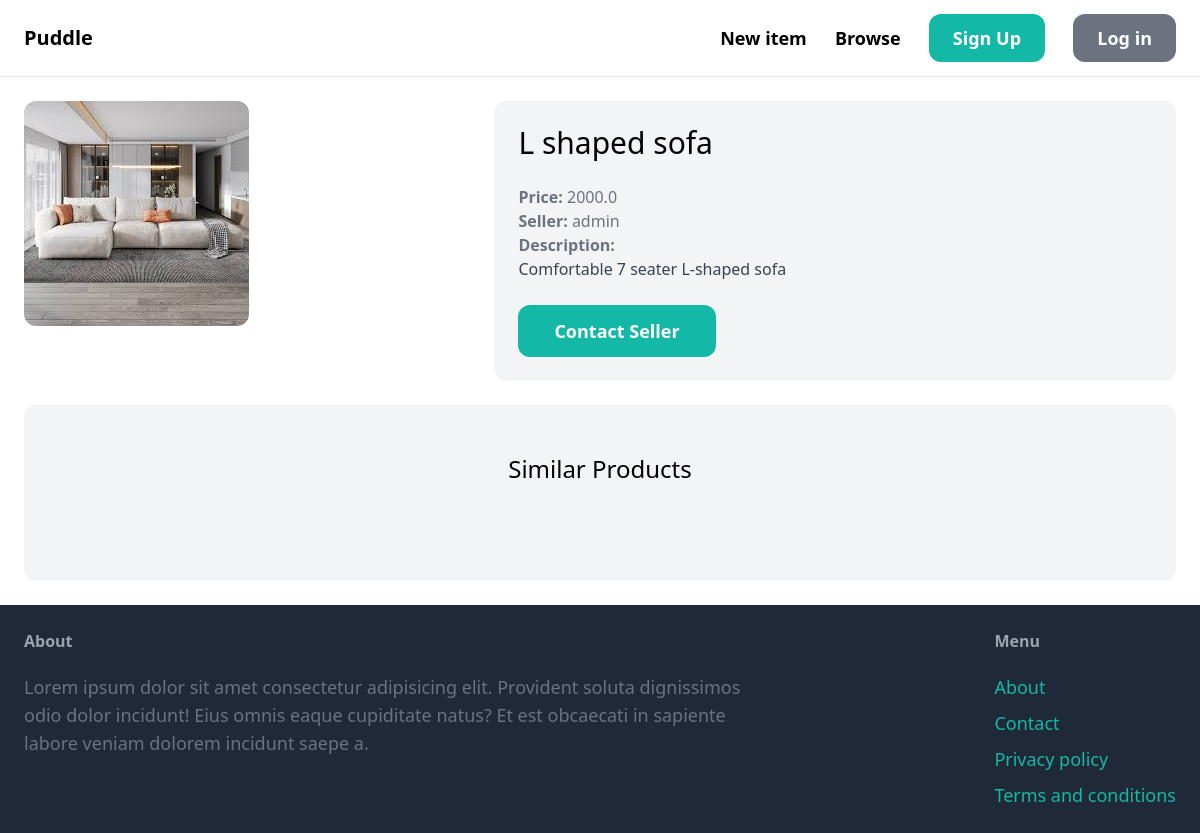
Screenshot of /items/2/ with the database file from the repository.
### item/models.py (models this page shows, shortened)
class Items(models.Model):
    category = models.ForeignKey(Category, related_name='items', on_delete=models.CASCADE)
    name = models.CharField(max_length=255)
    description = models.TextField(blank=True, null=True)
    price = models.FloatField()
    image = models.ImageField(upload_to='item_images', blank=True, null=True)
    is_sold = models.BooleanField(default=False)
    created_by = models.ForeignKey(User, related_name='items', on_delete=models.CASCADE)
    created_at = models.DateTimeField(auto_now_add=True)
    class Meta:
        verbose_name_plural = 'Items'

### item/views.py (the view)
# urls.py: path('<int:pk>/',views.detail,name='detail'),
def detail(request, pk):
    item = get_object_or_404(Items, pk=pk)
    related_items = Items.objects.filter(category=item.category, is_sold=False).exclude(pk=pk)[0:3]
    context = {"item": item, 'related_items':related_items}
    return render(request, 'item/detail.html',context)

### item/templates/item/detail.html (shortened to what this page needs)
{% extends 'core/base.html' %}
{% block content %}
<div class="grid grid-cols-5 gap-6">
  <div class="col-span-2">
        <img src="{{ item.image.url }}" class="rounded-xl">
  </div>
  <div class="col-span-3 p-6 bg-gray-100 rounded-xl">
    <h1 class="mb-6 text-3xl">{{ item.name }}</h1>
    <p class="text-gray-500"><strong>Price: </strong>{{item.price}}</p>
    <p class="text-gray-500"><strong>Seller: </strong>{{item.created_by.username}}</p>
    {% if item.description %}
      <p class="text-gray-700"><strong class="text-gray-500">Description: </strong><br>
      {{ item.description }}
      </p>
      {% endif%}
      <a href="#" class="inline-block mt-6 px-9 py-3 text-lg font-semibold bg-teal-500 text-white rounded-xl hover:bg-teal-700">Contact Seller</a>
  </div>
</div>
<div class="mt-6 px-6 py-12 bg-gray-100 rounded-xl">
  <h2 class="mb-12 text-2xl text-center">Similar Products</h2>
 </div>
{% endblock %}

### rows the page displays
Items: image (picture), name "L shaped sofa", price "2000.0", created_by.username "admin", description "Comfortable 7 seater L-shaped sofa"
